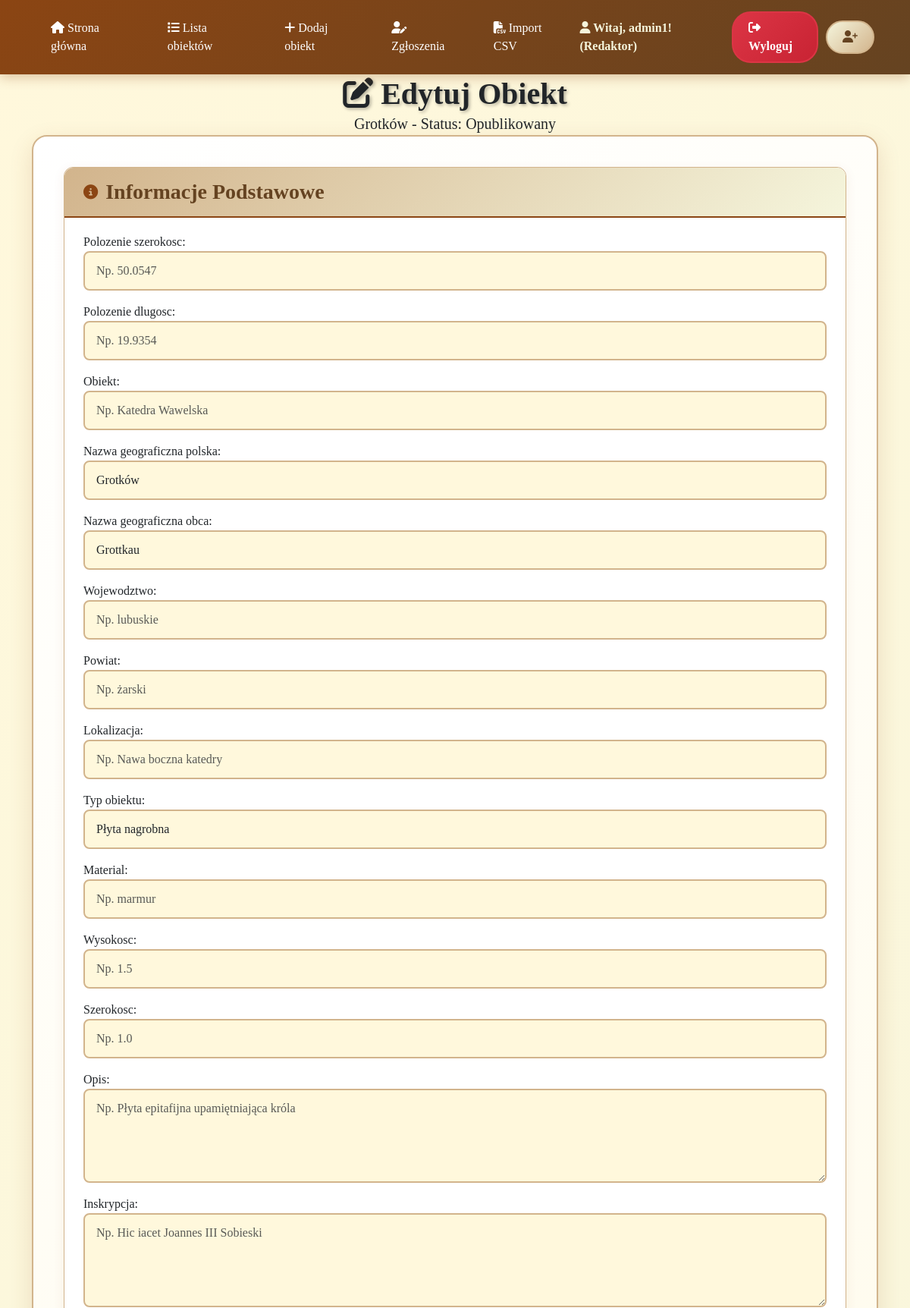
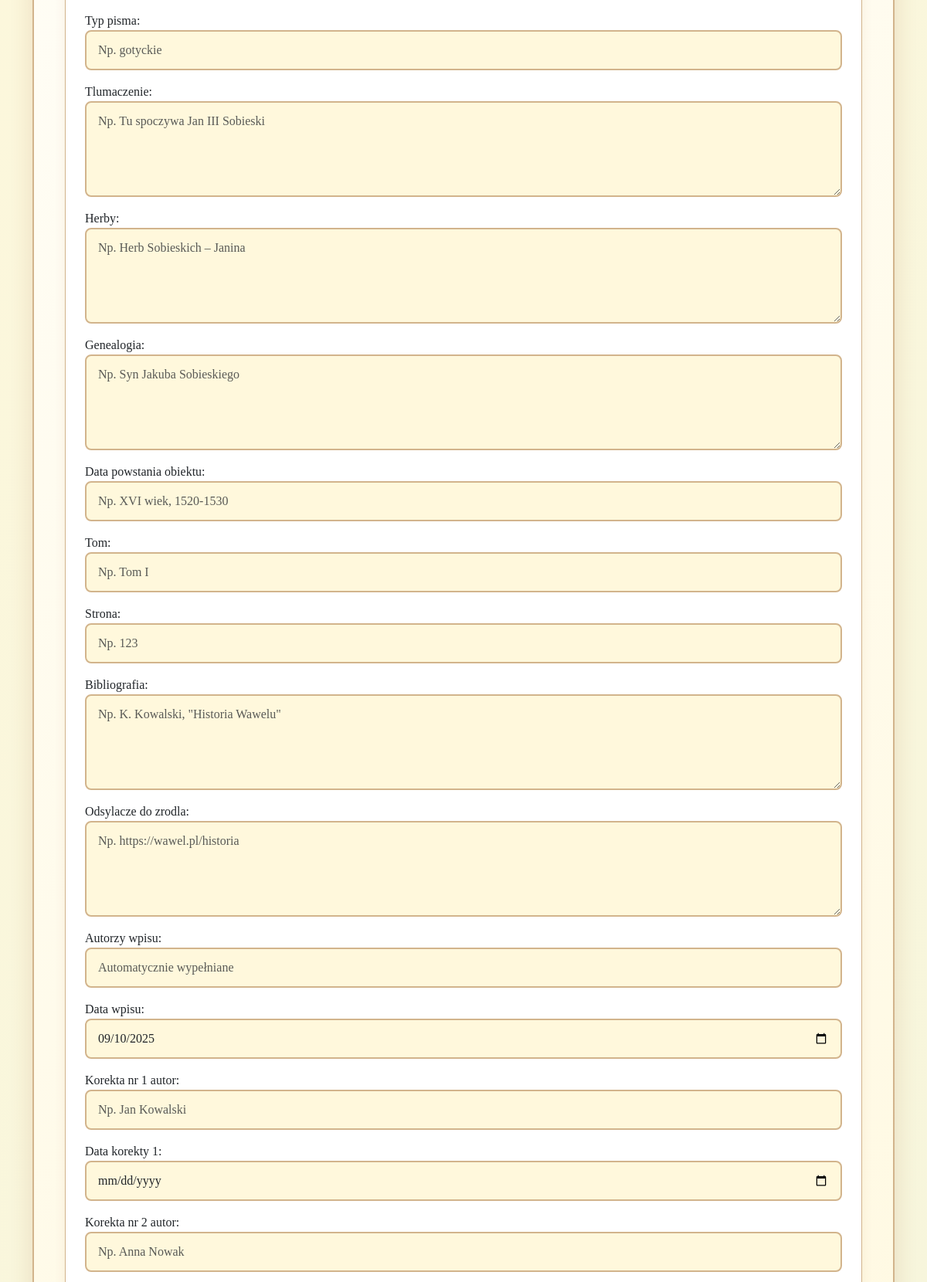
The page /edytuj-roboczy/116/ (signed in, upper part) on the database its author committed (2 pictures, top to bottom).
### aplikacja/models.py (models this page shows, shortened)
class Obiekt(models.Model):
    polozenie_szerokosc = models.FloatField(validators=[MinValueValidator(-90.0), MaxValueValidator(90.0)],null=True,blank=True)
    polozenie_dlugosc = models.FloatField(validators=[MinValueValidator(-180.0), MaxValueValidator(180.0)],null=True,blank=True)
    obiekt = models.CharField(max_length=100, blank=True,null=True)
    nazwa_geograficzna_polska = models.CharField(max_length=100)
    nazwa_geograficzna_obca = models.CharField(max_length=100, blank=True,null=True)
    wojewodztwo = models.CharField(max_length=50, blank=True,null=True)
    powiat = models.CharField(max_length=50, blank=True,null=True)
    lokalizacja = models.CharField(max_length=255, blank=True,null=True)
    typ_obiektu = models.CharField(max_length=100)
    material = models.CharField(max_length=100, blank=True,null=True)
    wysokosc = models.FloatField(blank=True, null=True, validators=[MinValueValidator(0.0)])
    szerokosc = models.FloatField(blank=True, null=True, validators=[MinValueValidator(0.0)])
    opis = models.TextField(max_length=10000, blank=True,null=True)
    inskrypcja = models.TextField(max_length=10000, blank=True,null=True)
    typ_pisma = models.CharField(max_length=100, blank=True,null=True)
    tlumaczenie = models.TextField(max_length=10000, blank=True,null=True)
    herby = models.TextField(max_length=10000, blank=True,null=True)
    genealogia = models.TextField(max_length=10000, blank=True,null=True)
    data_powstania_obiektu = models.CharField(max_length=50, blank=True,null=True)
    tom = models.CharField(max_length=50, blank=True,null=True)
    strona = models.IntegerField(validators=[MinValueValidator(0)],blank=True,null=True)
    bibliografia = models.TextField(max_length=10000, blank=True,null=True)
    odsylacze_do_zrodla = models.TextField(max_length=10000, blank=True,null=True)
    autorzy_wpisu = models.CharField(max_length=255, blank=True,null=True)
    data_wpisu = models.DateField(blank=True, null=True)
    korekta_nr_1_autor = models.CharField(max_length=255, blank=True,null=True)
    data_korekty_1 = models.DateField(blank=True, null=True)
    korekta_nr_2_autor = models.CharField(max_length=255, blank=True, null=True)
    data_korekty_2 = models.DateField(blank=True, null=True)
    imie_nazwisko_osoby_upamietnionej = models.CharField(max_length=255, blank=True,null=True)
    skan_3d = models.URLField(max_length=500, blank=True,null=True)
    STATUSY = [
        ('roboczy', 'Roboczy'),
        ('weryfikacja', 'Weryfikacja'),
        ('opublikowany', 'Opublikowany'),
        ('wycofany', 'Wycofany'),
    ]
    status = models.CharField(
        max_length=20,
        choices=STATUSY,
        default='roboczy',
        verbose_name='Status'
    )
    user = models.ForeignKey(
        User,
        on_delete=models.CASCADE,
        null=True,
        blank=True,
        verbose_name='Użytkownik',
        help_text='Użytkownik który utworzył to zgłoszenie'
    )
    class Meta:
        verbose_name = "Obiekt"
        verbose_name_plural = "Obiekty"
        indexes = [
            models.Index(fields=['wojewodztwo']),
            models.Index(fields=['powiat']),
            models.Index(fields=['typ_obiektu']),
            models.Index(fields=['lokalizacja']),
            models.Index(fields=['status']),
            models.Index(fields=['nazwa_geograficzna_polska']),
        ]

### aplikacja/views.py (the view)
# urls.py: path('edytuj-roboczy/<int:obiekt_id>/', views.edytuj_roboczy, name='edytuj_roboczy'),
@redaktor_or_own_draft_required
def edytuj_roboczy(request, obiekt_id):
    obiekt = get_object_or_404(Obiekt, id=obiekt_id)
    is_editor = request.user.groups.filter(name='Redaktor').exists()
    FotoEditFormSet = inlineformset_factory(
        Obiekt,
        Foto,
        form=FotoForm,
        extra=0,
        can_delete=True,
        min_num=1,
        validate_min=True,
        max_num=10,
    )
    if request.method == 'POST':
        if is_editor:
            obiekt_form = RedaktorObiektForm(request.POST, instance=obiekt, user=request.user)
        else:
            obiekt_form = ObiektForm(request.POST, instance=obiekt, user=request.user)
        foto_formset = FotoEditFormSet(request.POST, request.FILES, instance=obiekt)
        if obiekt_form.is_valid() and foto_formset.is_valid():
            obiekt = obiekt_form.save(commit=False)
            if is_editor:
                success_message = 'Obiekt został pomyślnie zaktualizowany!'
            else:
                if 'zapisz_roboczy' in request.POST:
                    obiekt.status = 'roboczy'
                    success_message = 'Obiekt został zaktualizowany jako roboczy!'
                elif 'wyslij_weryfikacja' in request.POST:
                    obiekt.status = 'weryfikacja'
                    success_message = 'Obiekt został zaktualizowany i wysłany do weryfikacji!'
                else:
                    obiekt.status = 'roboczy'  # Domyślnie
                    success_message = 'Obiekt został pomyślnie zaktualizowany!'
            obiekt.save()
            fotos = foto_formset.save(commit=False)
            for foto in fotos:
                foto.obiekt = obiekt
                if foto.plik:  # Jeśli jest przesłany plik
                    save_foto_with_compression(foto, foto.plik)
                else:
                    foto.save()
            messages.success(request, success_message)
            return redirect('moje_zgloszenia')
        else:
            if not foto_formset.is_valid():
                messages.error(request, 'Wystąpił błąd podczas zapisywania zdjęć!')
    else:
        if is_editor:
            obiekt_form = RedaktorObiektForm(instance=obiekt, user=request.user)
        else:
            obiekt_form = ObiektForm(instance=obiekt, user=request.user)
        foto_formset = FotoEditFormSet(instance=obiekt)
    return render(request, 'edytuj_roboczy.html', {
        'obiekt_form': obiekt_form,
        'foto_formset': foto_formset,
        'obiekt': obiekt,
        'is_editor': is_editor
    })

### aplikacja/templatetags/permission_tags.py (called while the page is built)
@register.filter
def is_redaktor(user):
    if not user.is_authenticated:
        return False
    return user.groups.filter(name='Redaktor').exists()

@register.simple_tag
def user_role_display(user):
    if not user.is_authenticated:
        return "Gość"
    if user.groups.filter(name='Redaktor').exists():
        return "Redaktor"
    return "Użytkownik"

### aplikacja/templates/edytuj_roboczy.html (shortened to what this page needs)
{% extends 'base.html' %}
{% load permission_tags %}
{% block content %}
    <div class="container">
        <div class="main-header text-center">
            <h1><i class="fas fa-edit"></i> Edytuj Obiekt</h1>
            <p class="lead mb-0">{{ obiekt.nazwa_geograficzna_polska }} - Status: {{ obiekt.get_status_display }}</p>
        </div>
        <div class="form-container">
            <form method="post" enctype="multipart/form-data">
                <div class="form-section">
                    <div class="section-header">
                        <h3><i class="fas fa-info-circle"></i> Informacje Podstawowe</h3>
                    </div>
                    {% if is_editor %}
                        {% for field in obiekt_form %}
                            {% if field.name != 'status' %}
                                <div class="mb-3">
                                    {{ field.label_tag }}
                                    {{ field }}
                                </div>
                            {% endif %}
                        {% endfor %}
                    {% else %}
                        {{ obiekt_form }}
                    {% endif %}
                </div>
            </form>
        </div>
    </div>
{% endblock %}

### aplikacja/templates/base.html (shortened to what this page needs)
{% load permission_tags %}
<!DOCTYPE html>
<html lang="pl">
<head>
    <link href="https://cdnjs.cloudflare.com/ajax/libs/bootstrap/5.3.0/css/bootstrap.min.css" rel="stylesheet">
    <link href="https://cdnjs.cloudflare.com/ajax/libs/font-awesome/6.4.0/css/all.min.css" rel="stylesheet">
</head>
<body>
    <nav class="navbar navbar-expand-lg fixed-top">
        <div class="container">
            <div class="collapse navbar-collapse" id="navbarNav">
                <ul class="navbar-nav me-auto">
                    <li class="nav-item">
                        <a class="nav-link" href="{% url 'wyszukaj' %}">
                            <i class="fas fa-home"></i>
                            Strona główna
                        </a>
                    </li>
                    <li class="nav-item">
                        <a class="nav-link" href="{% url 'rekordy' %}">
                            <i class="fas fa-list"></i>
                            Lista obiektów
                        </a>
                    </li>
                    {% if user.is_authenticated %}
                        <li class="nav-item">
                            <a class="nav-link" href="{% url 'formularz' %}">
                                <i class="fas fa-plus"></i>
                                Dodaj obiekt
                            </a>
                        </li>
                        <li class="nav-item">
                            <a class="nav-link" href="{% url 'moje_zgloszenia' %}">
                                <i class="fas fa-user-edit"></i>
                                {% if user|is_redaktor %}Zgłoszenia{% else %}Moje zgłoszenia{% endif %}
                            </a>
                        </li>
                        {% if user|is_redaktor %}
                            <li class="nav-item">
                                <a class="nav-link" href="{% url 'import_csv' %}">
                                    <i class="fas fa-file-csv"></i>
                                    Import CSV
                                </a>
                            </li>
                        {% endif %}
                    {% endif %}
                </ul>
                <div class="d-flex align-items-center auth-buttons">
                    {% if user.is_authenticated %}
                        <span class="username-display">
                            <i class="fas fa-user"></i>
                            Witaj, {{ user.username }}! ({% user_role_display user %})
                        </span>
                        <a href="{% url 'logout' %}" class="btn-auth btn-logout">
                            <i class="fas fa-sign-out-alt"></i>
                            Wyloguj
                        </a>
                    {% else %}
                        <a href="{% url 'login' %}" class="btn-auth">
                            <i class="fas fa-sign-in-alt"></i>
                            Zaloguj
                        </a>
                    {% endif %}
                    {% if user|is_redaktor %}
                        <a href="{% url 'register' %}" class="btn-auth">
                            <i class="fas fa-user-plus"></i>
                        </a>
                    {% endif %}
                </div>
            </div>
        </div>
    </nav>
    <div class="main-content" style="padding-top: 80px;">
        {% block content %}
        {% endblock %}
    </div>
</body>
</html>

### rows shown on the page
Obiekt: nazwa_geograficzna_polska "Grotków", status "Opublikowany", obiekt_form "Grotków" "Grottkau" "Płyta nagrobna" "09/10/2025"

### other values the page prints
{{ user.username }} "admin1"
{{ field.label_tag }} "Polozenie szerokosc:" "Polozenie dlugosc:" "Obiekt:" "Nazwa geograficzna polska:" "Nazwa geograficzna obca:" "Wojewodztwo:" "Powiat:" "Lokalizacja:" "Typ obiektu:" "Material:" "Wysokosc:" "Szerokosc:" "Opis:" "Inskrypcja:" "Typ pisma:" "Tlumaczenie:" "Herby:" "Genealogia:" "Data powstania obiektu:" "Tom:" "Strona:" "Bibliografia:" "Odsylacze do zrodla:" "Autorzy wpisu:" "Data wpisu:" "Korekta nr 1 autor:" "Data korekty 1:" "Korekta nr 2 autor:"
